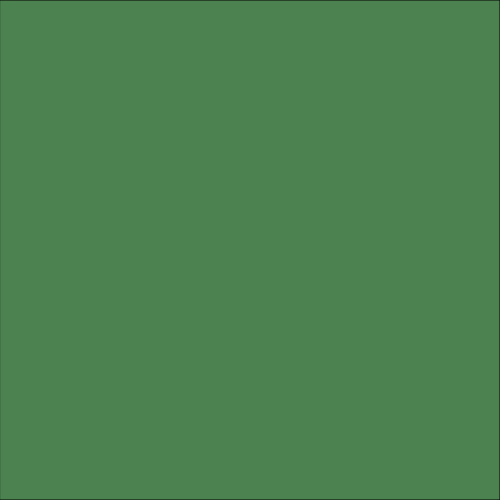
Frame 1 (no input)
Frame 60 (no input): identical to frame 1, image omitted
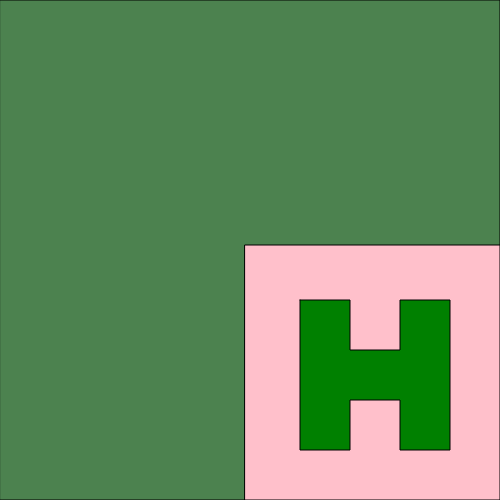
Frame 120 (the mouse pressed at the canvas centre since frame 60)

The p5.js sketch that drew these frames (run headless with seeded random() and noise() and a simulated clock; from frame 60 on, the mouse is pressed at the canvas centre):

// p5.js sketch
// ── sketch.js
// Hér kemur kóðinn þinn:

 
function setup() {
    createCanvas(500, 500);
  }
  
  function draw() {
   background(76, 130, 79);
  
  // ef þú ferð í þessari röð: rauði kvassinn, blái, appelsínuguli og svo bleiki þá koma upp skemmtileg skilaboð.
  if (mouseX <245 && mouseX>0 && mouseY < 245 ){
    kassi1();
   }
    else {
     mynd();
   }
    if (mouseX >245 && mouseY < 245 ){
    kassi2();
   }
    if (mouseX <245 && mouseY > 245 ){
    kassi4();
   }
    if (mouseX >245 && mouseY > 245 ){
    kassi3();
    }
      }
  function kassi1(){
    fill('red');
    rect(0,0,245,245);
    fill('green');
    beginShape();
    vertex(100, 50);
    vertex(150, 50);
    vertex(150, 200);
    vertex(100, 200);
    vertex(100, 50);
    endShape();
     }
  function kassi2(){
    fill('blue');
    rect(245,0, 255,245);
    fill('green');
    beginShape();
    vertex(375, 100);
    vertex(400, 70);
    vertex(425, 70);
    vertex(450, 100);
    vertex(450, 150);
    vertex(375, 200);
    vertex(300, 150);
    vertex(300, 100);
    vertex(325, 70);
    vertex(350, 70); 
    vertex(375, 100);
    endShape();
     }
  function kassi3(){
    fill('pink');
    rect(245,245, 255,255);
    fill('green');
    beginShape();
    vertex(300, 300);
    vertex(350, 300);
    vertex(350, 350);
    vertex(400, 350);
    vertex(400, 300);
    vertex(450, 300);
    vertex(450, 450);
    vertex(400, 450);
    vertex(400, 400);
    vertex(350, 400);
    vertex(350, 450);
    vertex(300, 450);
    vertex(300, 300);
    endShape();
     }
  function kassi4(){
    fill('orange');
    rect(0,245,245,255);
    fill('green');
    beginShape();
    vertex(25, 300);
    vertex(75, 300);
    vertex(125, 350);
    vertex(175, 300);
    vertex(225, 300);
    vertex(225, 450); 
    vertex(175, 450);
    vertex(175, 350);
    vertex(125, 400);
    vertex(75, 350);
    vertex(75, 450);
    vertex(25, 450);
    vertex(25, 300);
    endShape();
     }
  function mynd(){
    fill(76, 130, 79);
      rect(0,0,500,500);
    }
